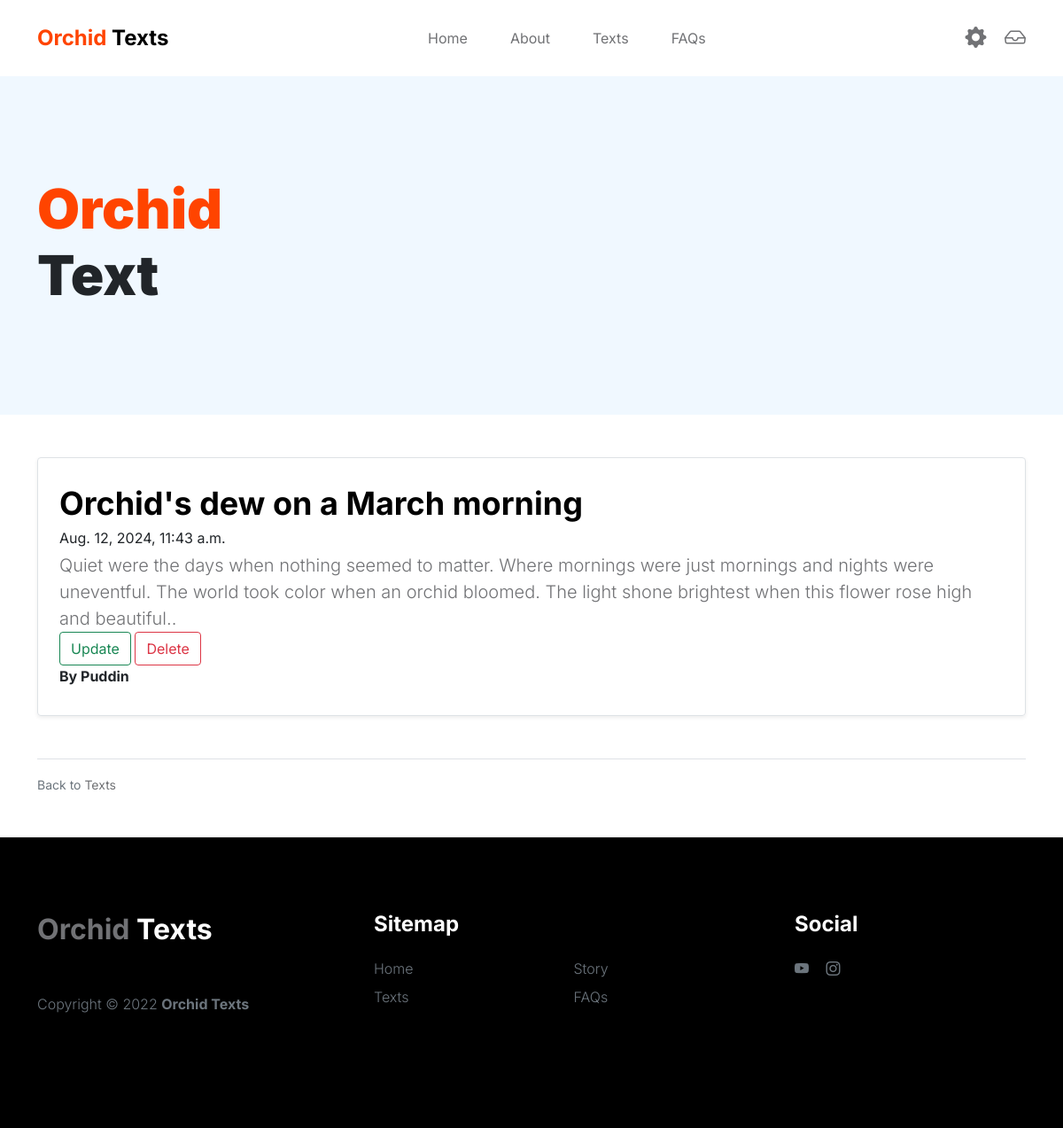
/post/3/ (signed in), run on the app's committed database.
### blog/models.py (models this page shows, shortened)
class Post(models.Model):
    title = models.CharField(max_length=200)
    content = models.TextField()
    date_posted = models.DateTimeField(default = timezone.now)
    author = models.ForeignKey(User, on_delete=models.CASCADE)

### blog/views.py (the view)
# urls.py: path('post/<int:pk>/', PostDetailView.as_view(), name="blog-detail"),
class PostDetailView(LoginRequiredMixin, DetailView):
    model = Post

### blog/templates/blog/post_detail.html
{% extends 'blog/base.html' %}
{% block content %}
<header class="site-header section-padding d-flex justify-content-center align-items-center">
  <div class="container">
      <div class="row">
          <div class="col-lg-10 col-12">
              <h1>
                  <span class="d-block text-primary">Orchid</span>
                  <span class="d-block text-dark">Text</span>
              </h1>
          </div>
      </div>
  </div>
</header>
<br>
<br>
<div class= "container">
          <div class="col-12">
            <div class="row g-0 border rounded overflow-hidden flex-md-row mb-4 shadow-sm h-md-250 position-relative">
              <div class="col p-4 d-flex flex-column position-static">
                <h3 class="mb-0">{{ post.title }}</h3>
                <div class="mb-1 text-body-secondary">{{ post.date_posted }}</div>
                <p class="card-text mb-auto"> {{ post.content }} </p>
                {% if object.author == user or user.is_superuser %}
                <div>
                  <a class="btn btn-outline-success" href="{% url 'blog-update' object.id %}">Update</a>
                  <a class="btn btn-outline-danger" href="{% url 'blog-delete' object.id %}">Delete</a>
                </div>
                {% endif %}
                <strong class="d-inline-block mb-2 text-primary-emphasis">By {{ post.author }} </strong>
              </div>
            </div>
            <br>
            <div class="border-top pt-3">
              <small class="text-muted">Back to <a href="{% url 'Orchid-Texts' %}">Texts</a></small>
          </div>
          <br>
          <br>
          </div>
        </div>
{% endblock content %}

### blog/static/blog/css/main.css (style rules this page uses)
:root { --white-color: #FFFFFF; --primary-color: #FF4400; --section-bg-color: #f0f8ff; --dark-color: #000000; --grey-color: #d0d1d1; --p-color: #717275; --body-font-family: 'Inter', sans-serif; --h5-font-size: 24px; --p-font-size: 20px; --copyright-text-font-size: 16px; --product-link-font-size: 14px; --custom-link-font-size: 12px; --font-weight-thin: 100; --font-weight-light: 300; --font-weight-normal: 400; --font-weight-bold: 700; --font-weight-black: 900; }
body, html { height: 100%; }
html { scroll-behavior: smooth; }
body { background: var(--white-color); font-family: var(--body-font-family); position: relative; }
h2, h3, h4, h5, h6 { color: var(--dark-color); line-height: inherit; }
h1, h2, h3, h4, h5, h6 { font-weight: var(--font-weight-bold); }
h1, h2 { font-weight: var(--font-weight-black); }
h1 { font-size: 64px; line-height: normal; }
h3 { font-size: 36px; }
p { color: var(--p-color); font-size: var(--p-font-size); font-weight: var(--font-weight-light); }
a, button { touch-action: manipulation; transition: all 0.3s; }
a { color: var(--p-color); text-decoration: none; }
.text-primary { color: var(--primary-color) !important; }
b, strong { font-weight: var(--font-weight-bold); }
.site-header { background-color: var(--section-bg-color); position: relative; overflow: hidden; margin-top: 86px; }
.site-header.section-padding { padding-top: 7rem; padding-bottom: 7rem; }
.section-padding { padding-top: 7rem; padding-bottom: 7rem; }
@media screen and (max-width: 1200px) { h1 { font-size: 62px; } }

### data on the page
Post: title "Orchid's dew on a March morning", date_posted "Aug. 12, 2024, 11:43 a.m.", content "Quiet were the days when nothing seemed to matter. Where mornings were just mornings and nights were uneventful. The world took color when an orchid bloomed. The light shone brightest when this flower rose high and beautiful..", author "Puddin"
